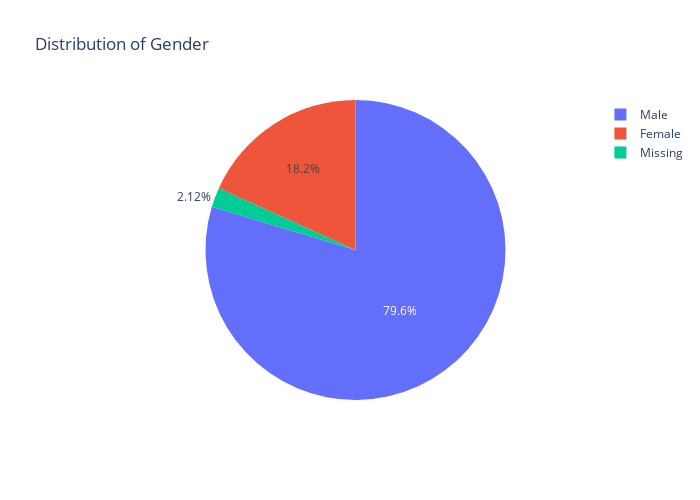

Notebook code cell kept with this figure:
### Code cell
import plotly.graph_objects as go

# Calculate counts
countMale = len(df_train[df_train.Gender == 'Male'])
countFemale = len(df_train[df_train.Gender == 'Female'])
countNull = len(df_train[df_train.Gender.isnull()])

# Calculate percentages
percentMale = (countMale / len(df_train.Gender)) * 100
percentFemale = (countFemale / len(df_train.Gender)) * 100
percentNull = (countNull / len(df_train.Gender)) * 100

# Create labels and values for the pie chart
labels = ['Male', 'Female', 'Missing']
values = [percentMale, percentFemale, percentNull]

# Create the pie chart
fig = go.Figure(data=[go.Pie(labels=labels, values=values)])

# Update layout
fig.update_layout(
    title='Distribution of Gender',
    autosize=False,
    width=700,
    height=500,
    margin=dict(l=50, r=50, b=100, t=100, pad=4),
)

# Show the plot
fig.show()

### Figure 1 — Plotly figure (JSON) as saved in the notebook; plotly's stock layout.template omitted (floating-point values rounded to 4 significant figures)
{"data": [{"labels": ["Male", "Female", "Missing"], "type": "pie", "values": [79.64, 18.24, 2.117]}], "layout": {"autosize": false, "height": 500, "margin": {"b": 100, "l": 50, "pad": 4, "r": 50, "t": 100}, "title": {"text": "Distribution of Gender"}, "width": 700}}
